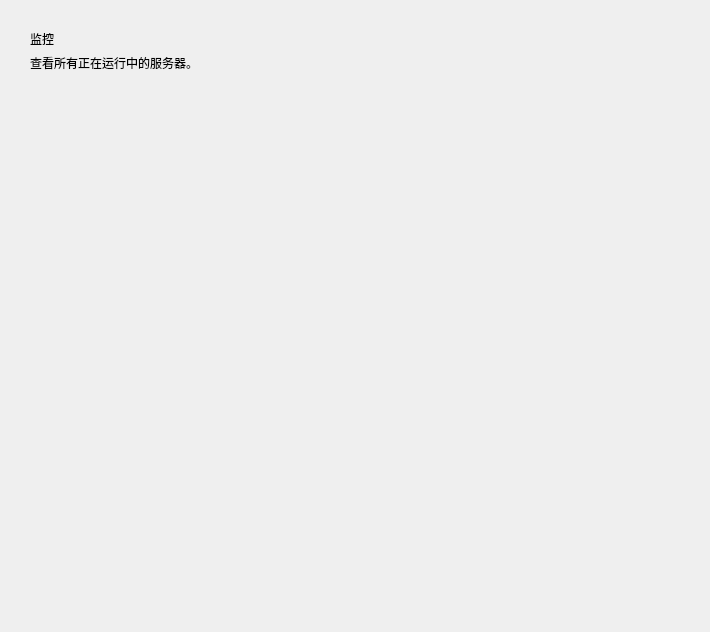
<?xml version="1.0" encoding="UTF-8"?>
<!-- Copyright 2024, MCSL Team, mailto:services@mcsl.com.cn

     Part of "MCSL2", a simple and multifunctional Minecraft server launcher.

     Licensed under the GNU General Public License, Version 3.0, with our
     additional agreements. (the "License");
     you may not use this file except in compliance with the License.
     You may obtain a copy of the License at

        https://github.com/MCSLTeam/MCSL2/raw/master/LICENSE -->


<ui version="4.0">
 <class>ConsoleInterface</class>
 <widget class="QFrame" name="ConsoleInterface">
  <property name="geometry">
   <rect>
    <x>0</x>
    <y>0</y>
    <width>710</width>
    <height>632</height>
   </rect>
  </property>
  <property name="sizePolicy">
   <sizepolicy hsizetype="Expanding" vsizetype="Expanding">
    <horstretch>0</horstretch>
    <verstretch>0</verstretch>
   </sizepolicy>
  </property>
  <property name="windowTitle">
   <string/>
  </property>
  <layout class="QGridLayout" name="gridLayout">
   <item row="1" column="2" rowspan="2" colspan="2">
    <widget class="QWidget" name="titleLimitWidget" native="true">
     <layout class="QGridLayout" name="gridLayout_2">
      <item row="1" column="0">
       <widget class="StrongBodyLabel" name="subTitleLabel">
        <property name="sizePolicy">
         <sizepolicy hsizetype="Preferred" vsizetype="Fixed">
          <horstretch>0</horstretch>
          <verstretch>0</verstretch>
         </sizepolicy>
        </property>
        <property name="text">
         <string>查看所有正在运行中的服务器。</string>
        </property>
        <property name="textFormat">
         <enum>Qt::MarkdownText</enum>
        </property>
       </widget>
      </item>
      <item row="0" column="0">
       <widget class="TitleLabel" name="titleLabel">
        <property name="sizePolicy">
         <sizepolicy hsizetype="Preferred" vsizetype="Fixed">
          <horstretch>0</horstretch>
          <verstretch>0</verstretch>
         </sizepolicy>
        </property>
        <property name="text">
         <string>监控</string>
        </property>
       </widget>
      </item>
     </layout>
    </widget>
   </item>
   <item row="1" column="0">
    <spacer name="leftSpacer">
     <property name="orientation">
      <enum>Qt::Horizontal</enum>
     </property>
     <property name="sizeType">
      <enum>QSizePolicy::Fixed</enum>
     </property>
     <property name="sizeHint" stdset="0">
      <size>
       <width>10</width>
       <height>20</height>
      </size>
     </property>
    </spacer>
   </item>
   <item row="0" column="2">
    <spacer name="topSpacer">
     <property name="orientation">
      <enum>Qt::Vertical</enum>
     </property>
     <property name="sizeType">
      <enum>QSizePolicy::Fixed</enum>
     </property>
     <property name="sizeHint" stdset="0">
      <size>
       <width>20</width>
       <height>10</height>
      </size>
     </property>
    </spacer>
   </item>
   <item row="3" column="2">
    <widget class="SmoothScrollArea" name="runningServersScrollArea">
     <property name="frameShape">
      <enum>QFrame::NoFrame</enum>
     </property>
     <property name="frameShadow">
      <enum>QFrame::Plain</enum>
     </property>
     <property name="verticalScrollBarPolicy">
      <enum>Qt::ScrollBarAsNeeded</enum>
     </property>
     <property name="horizontalScrollBarPolicy">
      <enum>Qt::ScrollBarAsNeeded</enum>
     </property>
     <property name="widgetResizable">
      <bool>true</bool>
     </property>
     <property name="alignment">
      <set>Qt::AlignLeading|Qt::AlignLeft|Qt::AlignTop</set>
     </property>
     <widget class="QWidget" name="runningServersScrollAreaWidgetContents">
      <property name="geometry">
       <rect>
        <x>0</x>
        <y>0</y>
        <width>670</width>
        <height>512</height>
       </rect>
      </property>
     </widget>
    </widget>
   </item>
  </layout>
 </widget>
 <customwidgets>
  <customwidget>
   <class>SmoothScrollArea</class>
   <extends>QScrollArea</extends>
   <header>qfluentwidgets</header>
   <container>1</container>
  </customwidget>
  <customwidget>
   <class>StrongBodyLabel</class>
   <extends>QLabel</extends>
   <header>qfluentwidgets</header>
  </customwidget>
  <customwidget>
   <class>TitleLabel</class>
   <extends>QLabel</extends>
   <header>qfluentwidgets</header>
  </customwidget>
 </customwidgets>
 <resources/>
 <connections/>
</ui>
